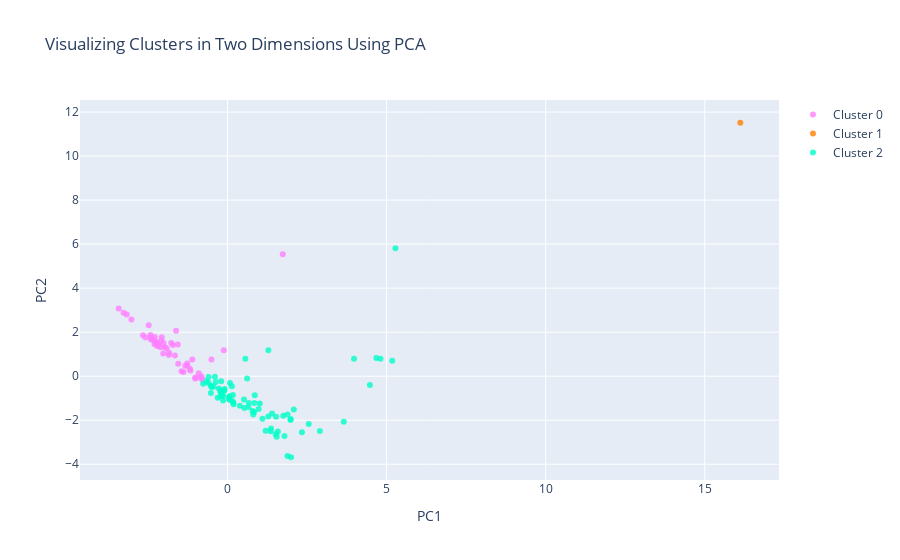

Here is the notebook cell this chart was saved with:
### Code cell
#Instructions for building the 2-D plot

#trace1 is for 'Cluster 0'
trace1 = go.Scatter(
                    x = cluster0["PC1_2d"],
                    y = cluster0["PC2_2d"],
                    mode = "markers",
                    name = "Cluster 0",
                    marker = dict(color = 'rgba(255, 128, 255, 0.8)'),
                    text = cluster0.index)

#trace2 is for 'Cluster 1'
trace2 = go.Scatter(
                    x = cluster1["PC1_2d"],
                    y = cluster1["PC2_2d"],
                    mode = "markers",
                    name = "Cluster 1",
                    marker = dict(color = 'rgba(255, 128, 2, 0.8)'),
                    text = cluster1.index)

#trace3 is for 'Cluster 2'
trace3 = go.Scatter(
                    x = cluster2["PC1_2d"],
                    y = cluster2["PC2_2d"],
                    mode = "markers",
                    name = "Cluster 2",
                    marker = dict(color = 'rgba(0, 255, 200, 0.8)'),
                    text = cluster2.index)

data = [trace1, trace2, trace3]

title = "Visualizing Clusters in Two Dimensions Using PCA"

layout = dict(title = title,
              xaxis= dict(title= 'PC1',ticklen= 5,zeroline= False),
              yaxis= dict(title= 'PC2',ticklen= 5,zeroline= False)
             )

fig = dict(data = data, layout = layout)

iplot(fig)

### Figure 1 — Plotly figure (JSON) as saved in the notebook; plotly's stock layout.template omitted (floating-point values rounded to 4 significant figures)
{"data": [{"marker": {"color": "rgba(255, 128, 255, 0.8)"}, "mode": "markers", "name": "Cluster 0", "text": ["Sierra Leone", "Kenya", "Liechtenstein", "Ethiopia", "Sudan", "Benin", "West Bank and Gaza", "India", "Somalia", "Honduras", "Equatorial Guinea", "Bolivia", "Guinea-Bissau", "Zambia", "Bangladesh", "Indonesia", "Jamaica", "South Africa", "Angola", "Cote d'Ivoire", "Timor-Leste", "Kosovo", "Mali", "Gabon", "Malawi", "Mauritania", "Mozambique", "Haiti", "Guyana", "Philippines", "Ghana", "Madagascar", "Central African Republic", "Namibia", "Guatemala", "Cambodia", "Burundi", "Tanzania", "Zimbabwe", "Sao Tome and Principe", "Burkina Faso", "Senegal", "Papua New Guinea", "Guinea", "Rwanda", "Chad", "Niger", "Bhutan", "Cabo Verde", "Cameroon", "Pakistan"], "type": "scatter", "x": [-2.177, -2.284, -1.714, -2.477, -2.067, -2.216, -1.264, 1.737, -3.42, -1.017, -2.206, -0.9026, -2.414, -2.02, -1.562, -0.1174, -0.7829, -0.505, -2.239, -1.966, -0.8182, -1.768, -2.419, -0.8493, -2.173, -2.292, -2.66, -1.843, -1.011, -1.107, -1.835, -2.573, -3.021, -1.383, -1.269, -1.447, -2.342, -2.087, -1.652, -1.549, -2.412, -1.91, -1.184, -2.254, -2.099, -3.264, -3.168, -1.33, -1.168, -2.013, -1.618], "y": [1.425, 1.777, 1.413, 2.315, 1.764, 1.547, 0.5807, 5.545, 3.071, -0.1094, 1.375, 0.1322, 1.682, 1.033, 1.444, 1.18, -0.161, 0.7616, 1.498, 1.314, -0.0003117, 1.507, 1.871, -0.08702, 1.399, 1.449, 1.856, 0.9643, -0.06096, 0.7631, 1.061, 1.76, 2.581, 0.1922, 0.4847, 0.2226, 1.636, 1.607, 0.9408, 0.5624, 1.781, 1.27, 0.3388, 1.557, 1.311, 2.888, 2.802, 0.47, 0.2572, 1.509, 2.069]}, {"marker": {"color": "rgba(255, 128, 2, 0.8)"}, "mode": "markers", "name": "Cluster 1", "text": ["United States"], "type": "scatter", "x": [16.12], "y": [11.51]}, {"marker": {"color": "rgba(0, 255, 200, 0.8)"}, "mode": "markers", "name": "Cluster 2", "text": ["Slovenia", "Fiji", "Malta", "Paraguay", "Croatia", "Mongolia", "Denmark", "Ukraine", "Germany", "Algeria", "Azerbaijan", "Cyprus", "Bahrain", "Belgium", "Singapore", "Japan", "Andorra", "Morocco", "Spain", "Chile", "Brazil", "Kazakhstan", "Monaco", "Dominican Republic", "Mexico", "Mauritius", "Nicaragua", "Tunisia", "Uzbekistan", "Lebanon", "Finland", "Georgia", "Saudi Arabia", "Italy", "United Kingdom", "United Arab Emirates", "Albania", "Peru", "Suriname", "Moldova", "Lithuania", "Israel", "Netherlands", "Maldives", "Greece", "Serbia", "Turkey", "Antigua and Barbuda", "Estonia", "Cuba", "Ecuador", "Belarus", "Latvia", "Austria", "France", "Grenada", "Portugal", "Luxembourg", "Sweden", "Iceland", "San Marino", "El Salvador", "Belize", "Panama", "Costa Rica", "Dominica", "Hungary", "Qatar", "Oman", "Trinidad and Tobago", "Armenia", "China", "Uruguay", "Thailand", "Norway"], "type": "scatter", "x": [1.197, -0.215, 1.583, -0.5232, 1.097, -0.5213, 1.755, 0.8553, 4.476, -0.1998, -0.1369, 0.8085, 0.1817, 2.903, 1.998, 3.654, 0.1689, -0.369, 4.678, 0.5193, 1.284, 1.016, 1.885, -0.2733, 0.6155, 0.1565, -0.7643, 0.05786, -0.0986, -0.5971, 1.986, 0.06058, 0.07703, 4.808, 3.976, 0.8356, 0.389, -0.396, -0.3103, 0.1895, 1.546, 0.9788, 2.553, -0.1421, 1.281, 0.5281, 0.56, -0.2125, 1.355, 0.6709, -0.5965, 1.517, 1.367, 1.98, 5.178, -0.219, 1.4, 2.339, 2.084, 1.527, 0.7849, -0.4395, -0.661, -0.1268, 0.05891, -0.08979, 1.791, 0.8459, -0.503, 0.06269, -0.1751, 5.278, 0.6579, 0.137, 1.89], "y": [-2.482, -0.9093, -2.516, -0.4363, -1.93, -0.7582, -1.799, -0.8658, -0.3992, -0.2272, -0.9104, -1.739, -1.193, -2.488, -3.682, -2.071, -0.8484, -0.2586, 0.8243, -1.058, 1.174, -1.244, -3.62, -0.5607, -0.1071, -1.135, -0.3463, -0.9577, -0.6589, -0.3128, -1.947, -1.053, -0.3075, 0.7924, 0.7946, -1.629, -1.339, -0.02115, -0.9783, -1.279, -2.753, -1.489, -2.166, -1.104, -1.834, -1.442, 0.7958, -0.6757, -2.497, -1.215, -0.03487, -2.643, -2.379, -1.991, 0.6975, -0.7247, -1.697, -2.548, -1.518, -1.846, -1.583, -0.4779, -0.2242, -0.6492, -0.9092, -0.5853, -2.716, -1.215, -0.4919, -1.06, -0.839, 5.818, -1.399, -0.4532, -1.735]}], "layout": {"title": {"text": "Visualizing Clusters in Two Dimensions Using PCA"}, "xaxis": {"ticklen": 5, "title": {"text": "PC1"}, "zeroline": false}, "yaxis": {"ticklen": 5, "title": {"text": "PC2"}, "zeroline": false}}}
